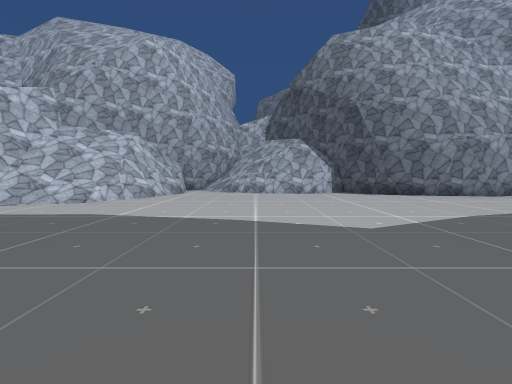
View 1 (above)

18 first-person views from a walk through a Unity game level. The camera is 1.5 m above the floor, tilts 4° down and sees 90° across. The floor is counted in squares, 2 m on a side. Each view is taken from the middle of a square. On the plan, view 1 faces up. The plan holds only what a view shows up to about 9 squares ahead; the rest is blank. The place goes on beyond the plan. Some surface patterns are stand-ins.

View 2
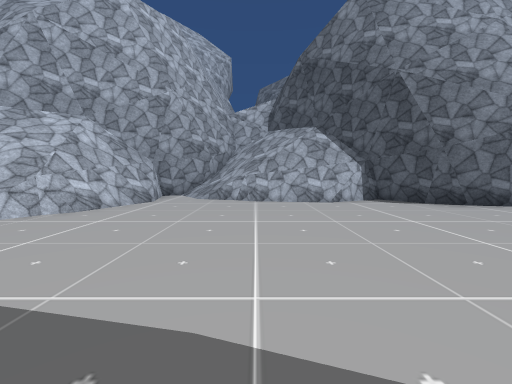

View 3
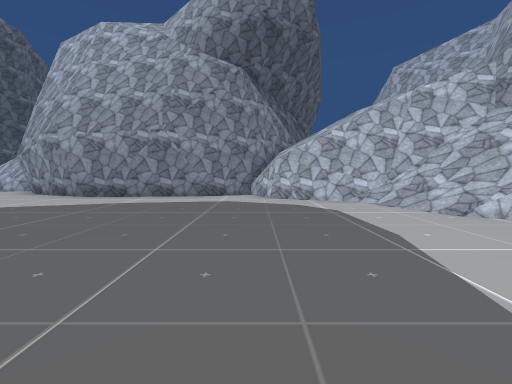

View 4
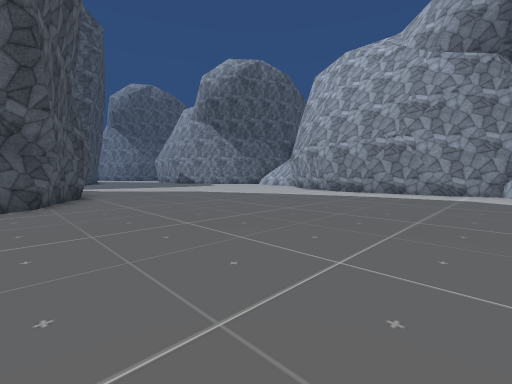

View 5
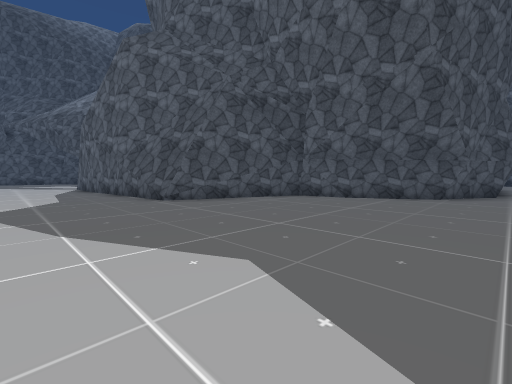

View 6
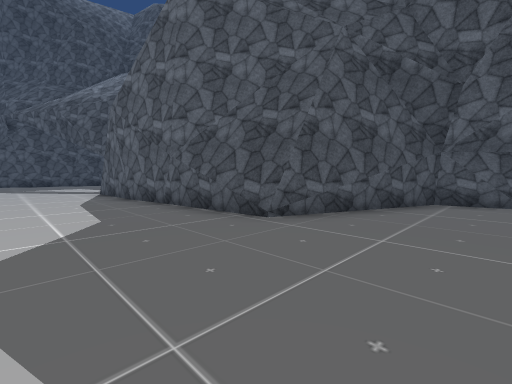

View 7
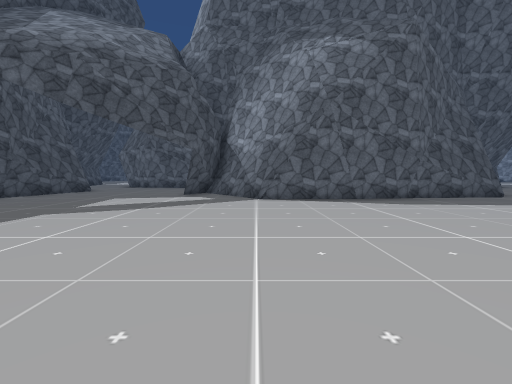

View 8
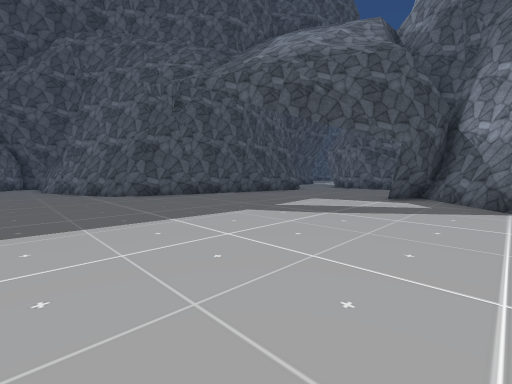

View 9
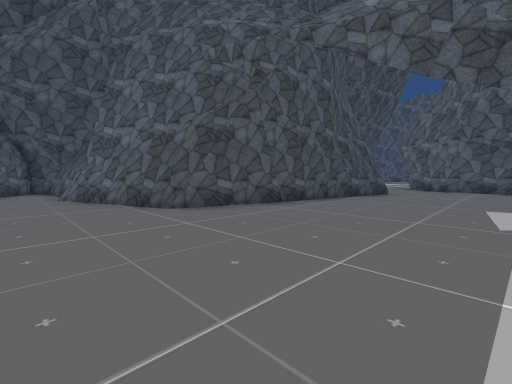

View 10
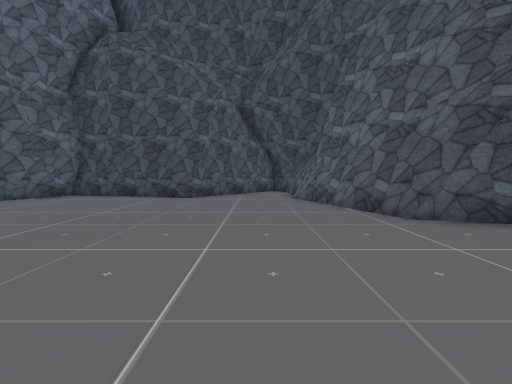

View 11
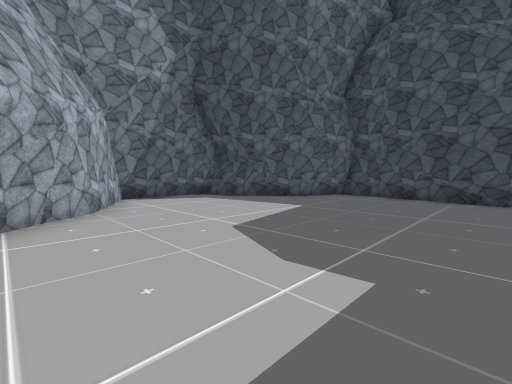

View 12
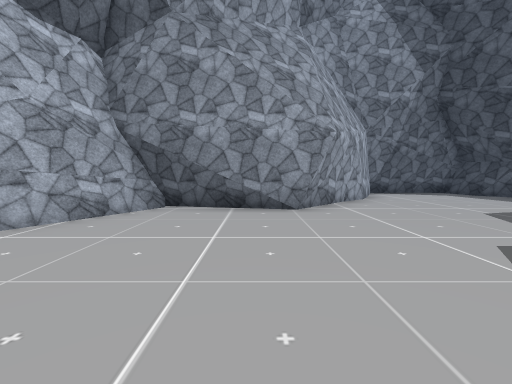

View 13
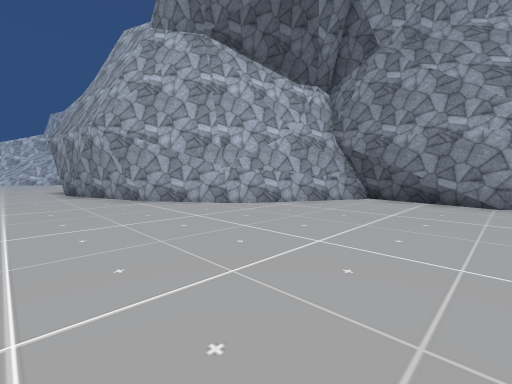

View 14
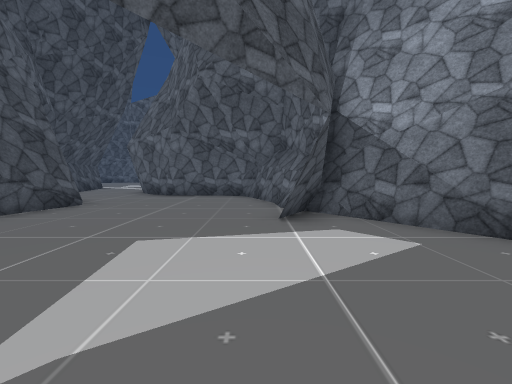

View 15
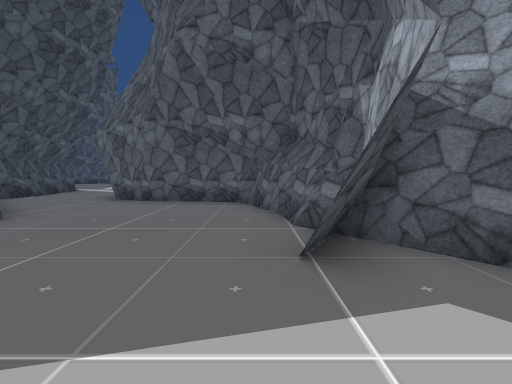

View 16
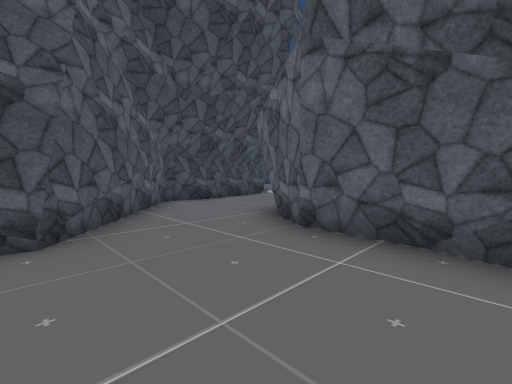

View 17
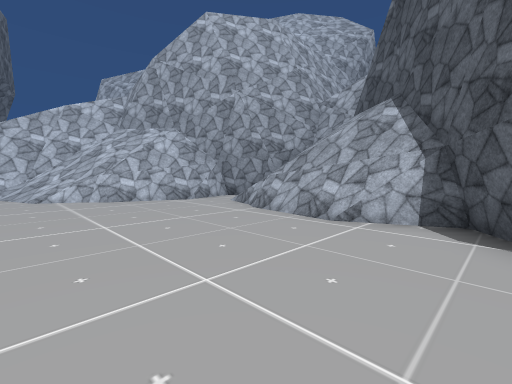

View 18
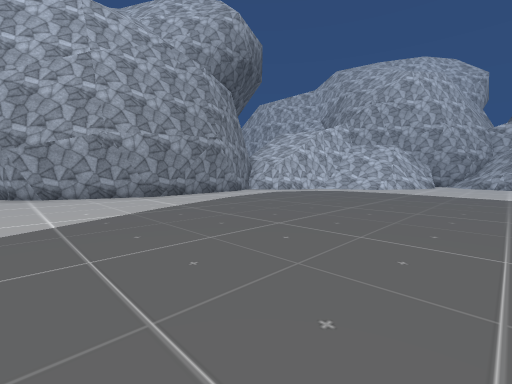

### Floor plan
Key: @ floor where view 1 was taken; # wall or solid block; . floor; / step, stairs or slope; = window, fence, low wall or low ledge; ^ raised ledge; v drop or lower ground.
Columns run from 10 left of view 1 to 31 right of it. Each row starts with its distance up from view 1.
 19                                 #####
 18                                ##...##
 17                               ##.....##
 16                              ##.......##
 15                          #####.........#
 14          #^^             #.............#
 13         ##//^           ##.............#
 12       ^##////^         ##..............#
 11     ^#/#/////##       ##...............#
 10   ^^///#..=v#/##    ###.................
  9   ^#//=/.......######....................#
  8   ^#//=..................................
  7   ^#///.............................#####
  6   ##/............    .............###
  5   #/..............................#
  4  ##...............................#
  3 ##................................#
  2  #.................#######.......##
  1  #...............###     ###.....#
  0  #........@......#        ##.....#
 -1  #..............##         #.....#
 -2  #..............#          #.....###
 -3  #............###          ##......##
 -4 ##..........###             ####....#
 -5 #..........##                  ##...#
 -6 #..........#                     ...#

Where each view was taken, in squares from view 1:
view 1: 0 up, 0 right, facing up
view 2: 3 up, 0 right, facing up
view 3: 3 up, 0 right, facing left
view 4: 3 up, 2 right, facing down-left
view 5: 5 up, 0 right, facing down-right
view 6: 5 up, 4 right, facing down-right
view 7: 10 up, 15 right, facing down
view 8: 9 up, 15 right, facing down-right
view 9: 9 up, 19 right, facing down-right
view 10: 9 up, 20 right, facing right
view 11: 11 up, 20 right, facing up-right
view 12: 9 up, 18 right, facing up
view 13: 7 up, 19 right, facing up-left
view 14: 5 up, 18 right, facing down
view 15: 3 up, 18 right, facing down
view 16: 1 down, 19 right, facing down-right
view 17: 6 up, 4 right, facing up-left
view 18: 6 down, 0 right, facing up-left
